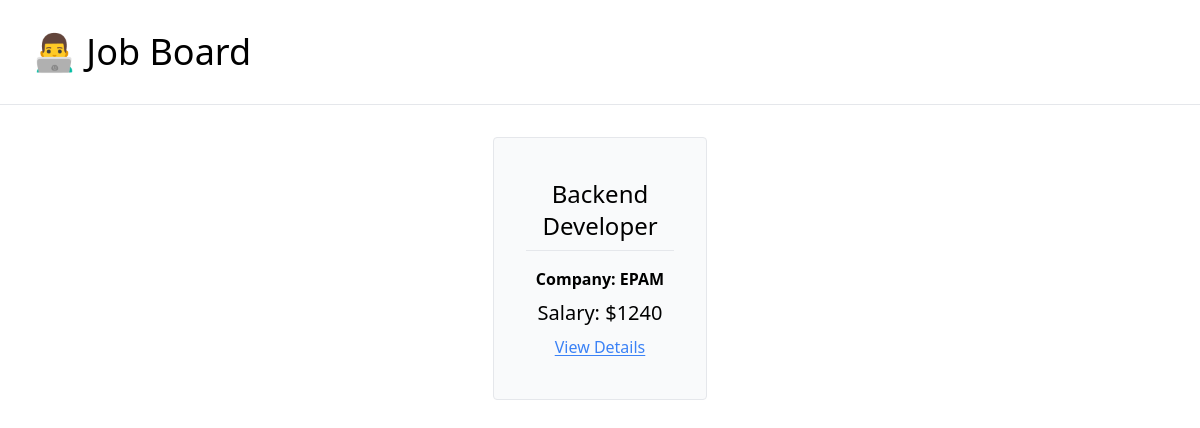
Before: / with the older database file.
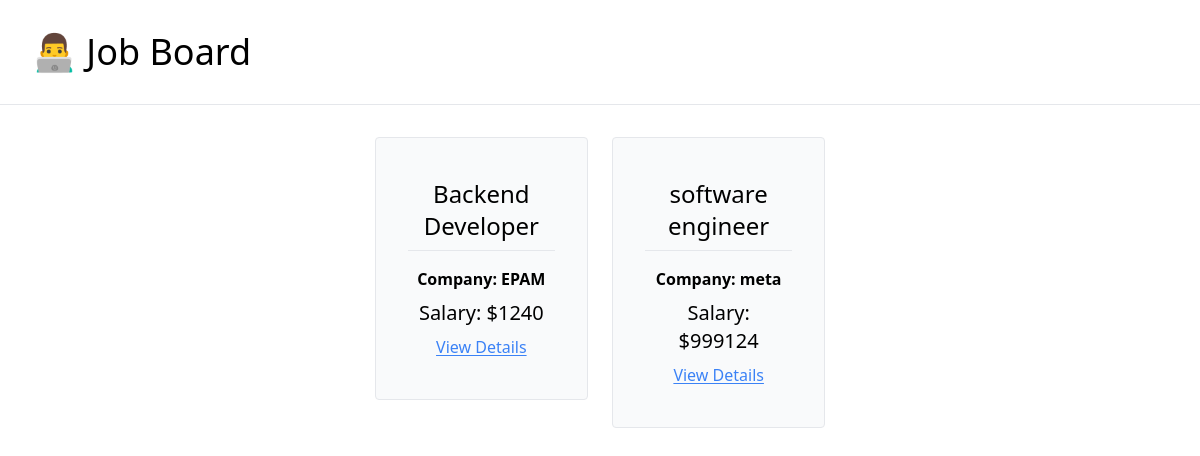
After: the same page with the newer database file.
### job_board/models.py (models this page shows, shortened)
class JobPosting(models.Model):
    title = models.CharField(max_length=100)
    description = models.TextField()
    company = models.CharField(max_length=100)
    salary = models.IntegerField()
    is_active = models.BooleanField(default=False)

### job_board/views.py (the view)
# urls.py: path('', index, name='home'),
def index(request):
    active_postings = JobPosting.objects.filter(is_active=True)
    context = {
        'job_postings': active_postings
    }
    return render(request, 'job_board/index.html', context)

### job_board/templates/job_board/index.html
{% extends 'job_board/base.html' %}
{% load humanize %}
{% block content %}
<div class="flex justify-center w-10/12 mx-auto flex-wrap gap-6">
    {% for posting in job_postings %}
    <a class="w-1/4 text-center" href="{% url 'job-detail' posting.pk %}">
        <div class="border rounded px-8 py-10 bg-gray-50 hover:bg-gray-100 hover:cursor-pointer">
            <p class="text-2xl pb-2">{{ posting.title }}</p>
            <hr class="py-2">
            <p class="font-semibold pb-2">Company: {{ posting.company }}</p>
            <p class="text-xl pb-2">Salary: ${{ posting.salary }}</p>
            <p class="underline underline-offset-2 text-blue-500 hover:text-blue-400">View Details</p>
        </div>
    </a>
    {% endfor %}
</div>
{% endblock content %}

### job_board/templates/job_board/base.html (shortened to what this page needs)
<!DOCTYPE html>
<html lang="en">
<head>
    <script src="https://cdn.tailwindcss.com"></script>
</head>
<body>
    <div class="mb-8">
        <h1 class="text-4xl py-8 pl-8">
            <a href="{% url 'home' %}">
                👨‍💻 Job Board
            </a>
        </h1>
        <hr>
    </div>
    <div class="container mx-auto mb-8">
        {% block content %}
        {% endblock content %}
    </div>
</body>
</html>

Changed rows visible on the page:
now on this page (row edited): JobPosting: title "software engineer", company "meta", salary "999124"
